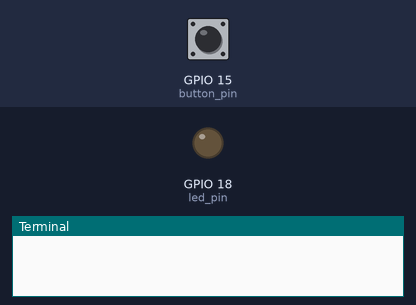
Bench run of a program on a simulated Raspberry Pi (BCM pin numbers). Shown: output pins drawn as LEDs (lit = HIGH), the last lines printed to the terminal. Inputs (shaded band) come from the test bench; at power-on: GPIO 15 (button_pin) LOW.

Above: at 1.2 s.
1.3 s: GPIO 15 (button_pin) pulled HIGH for 0.15 s
At 2.5 s:
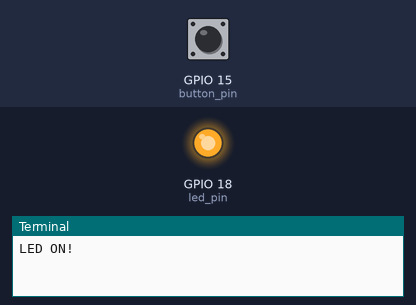
2.9 s: GPIO 15 (button_pin) pulled HIGH for 1 s
At 3.7 s:
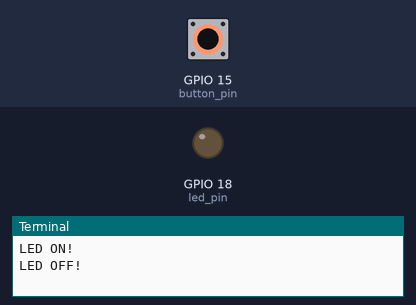
5.4 s: GPIO 15 (button_pin) pulled HIGH for 3.2 s
At 6.8 s:
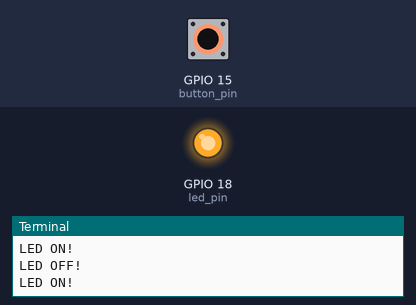
Timing chart, 0 to 8.4 s (numbered marks = the images above; inputs shaded):
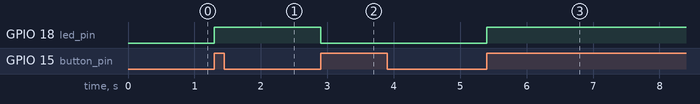

Measured:
- after the input at 1.3 s, GPIO 18 (led_pin): LOW → HIGH at once
- after the input at 2.9 s, GPIO 18 (led_pin): HIGH → LOW at once
- after the input at 5.4 s, GPIO 18 (led_pin): LOW → HIGH at once

The program:

ex04_btn_event.py
```python
#!/usr/bin/python
import RPi.GPIO as GPIO
import time

# 사용할 GPIO 핀의 번호를 선정합니다.
button_pin = 15
led_pin= 18

# GPIO핀의 번호 모드 설정
GPIO.setmode(GPIO.BCM)

# 버튼 핀의 입력설정 , PULL DOWN 설정
GPIO.setup(button_pin, GPIO.IN, pull_up_down=GPIO.PUD_DOWN)

# LED핀의 OUT설정
GPIO.setup(led_pin, GPIO.OUT)

light_on = False

# button_callback 함수를 정의합니다.
def button_callback(channel):
    global light_on # Global 변수선언
    if light_on == False: # LED 불이 꺼져있을때
        GPIO.output(led_pin,1) # LED ON
        print("LED ON!")
    else: # LED 불이 져있을때
        GPIO.output(led_pin,0) # LED OFF
        print("LED OFF!")
    light_on = not light_on # False <=> True

# Event 알림 방식으로 GPIO 핀의 Rising 신호를 감지하면 button_callback 함수를 실행
# 300ms 바운스타임을 설정하여 잘못된 신호를 방지합니다.
GPIO.add_event_detect(button_pin,GPIO.RISING, callback=button_callback,
bouncetime=10)

try:
    while 1:
        time.sleep(0.1)
except KeyboardInterrupt:
    GPIO.cleanup()
```
